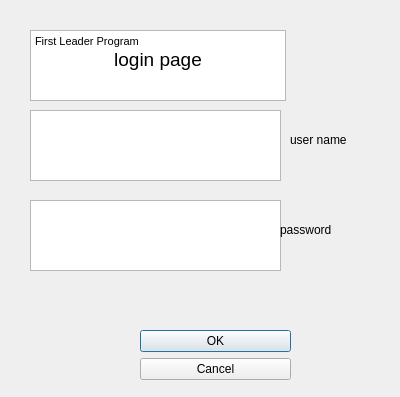
<?xml version="1.0" encoding="UTF-8"?>
<ui version="4.0">
 <class>Dialog</class>
 <widget class="QDialog" name="Dialog">
  <property name="geometry">
   <rect>
    <x>0</x>
    <y>0</y>
    <width>400</width>
    <height>397</height>
   </rect>
  </property>
  <property name="windowTitle">
   <string>Dialog</string>
  </property>
  <widget class="QDialogButtonBox" name="buttonBox">
   <property name="geometry">
    <rect>
     <x>140</x>
     <y>330</y>
     <width>151</width>
     <height>51</height>
    </rect>
   </property>
   <property name="orientation">
    <enum>Qt::Vertical</enum>
   </property>
   <property name="standardButtons">
    <set>QDialogButtonBox::Cancel|QDialogButtonBox::Ok</set>
   </property>
  </widget>
  <widget class="QTextEdit" name="textEdit">
   <property name="geometry">
    <rect>
     <x>30</x>
     <y>110</y>
     <width>251</width>
     <height>71</height>
    </rect>
   </property>
  </widget>
  <widget class="QTextEdit" name="textEdit_2">
   <property name="geometry">
    <rect>
     <x>30</x>
     <y>200</y>
     <width>251</width>
     <height>71</height>
    </rect>
   </property>
  </widget>
  <widget class="QLabel" name="label">
   <property name="geometry">
    <rect>
     <x>290</x>
     <y>130</y>
     <width>61</width>
     <height>20</height>
    </rect>
   </property>
   <property name="text">
    <string>user name</string>
   </property>
  </widget>
  <widget class="QLabel" name="label_2">
   <property name="geometry">
    <rect>
     <x>280</x>
     <y>220</y>
     <width>61</width>
     <height>20</height>
    </rect>
   </property>
   <property name="text">
    <string>password</string>
   </property>
  </widget>
  <widget class="QTextBrowser" name="textBrowser">
   <property name="geometry">
    <rect>
     <x>30</x>
     <y>30</y>
     <width>256</width>
     <height>71</height>
    </rect>
   </property>
   <property name="html">
    <string>&lt;!DOCTYPE HTML PUBLIC &quot;-//W3C//DTD HTML 4.0//EN&quot; &quot;http://www.w3.org/TR/REC-html40/strict.dtd&quot;&gt;
&lt;html&gt;&lt;head&gt;&lt;meta name=&quot;qrichtext&quot; content=&quot;1&quot; /&gt;&lt;style type=&quot;text/css&quot;&gt;
p, li { white-space: pre-wrap; }
&lt;/style&gt;&lt;/head&gt;&lt;body style=&quot; font-family:'MS Shell Dlg 2'; font-size:8.25pt; font-weight:400; font-style:normal;&quot;&gt;
&lt;p style=&quot; margin-top:0px; margin-bottom:0px; margin-left:0px; margin-right:0px; -qt-block-indent:0; text-indent:0px;&quot;&gt;First Leader Program&lt;/p&gt;
&lt;p align=&quot;center&quot; style=&quot; margin-top:0px; margin-bottom:0px; margin-left:0px; margin-right:0px; -qt-block-indent:0; text-indent:0px;&quot;&gt;&lt;span style=&quot; font-size:14pt;&quot;&gt;login page&lt;/span&gt;&lt;/p&gt;&lt;/body&gt;&lt;/html&gt;</string>
   </property>
  </widget>
 </widget>
 <resources/>
 <connections>
  <connection>
   <sender>buttonBox</sender>
   <signal>accepted()</signal>
   <receiver>Dialog</receiver>
   <slot>accept()</slot>
   <hints>
    <hint type="sourcelabel">
     <x>248</x>
     <y>254</y>
    </hint>
    <hint type="destinationlabel">
     <x>157</x>
     <y>274</y>
    </hint>
   </hints>
  </connection>
  <connection>
   <sender>buttonBox</sender>
   <signal>rejected()</signal>
   <receiver>Dialog</receiver>
   <slot>reject()</slot>
   <hints>
    <hint type="sourcelabel">
     <x>316</x>
     <y>260</y>
    </hint>
    <hint type="destinationlabel">
     <x>286</x>
     <y>274</y>
    </hint>
   </hints>
  </connection>
 </connections>
</ui>
